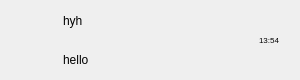
<?xml version="1.0" encoding="UTF-8"?>
<ui version="4.0">
 <class>ChatUserWid</class>
 <widget class="QWidget" name="ChatUserWid">
  <property name="geometry">
   <rect>
    <x>0</x>
    <y>0</y>
    <width>300</width>
    <height>80</height>
   </rect>
  </property>
  <property name="minimumSize">
   <size>
    <width>300</width>
    <height>80</height>
   </size>
  </property>
  <property name="maximumSize">
   <size>
    <width>300</width>
    <height>80</height>
   </size>
  </property>
  <property name="windowTitle">
   <string>Form</string>
  </property>
  <layout class="QHBoxLayout" name="horizontalLayout">
   <property name="spacing">
    <number>5</number>
   </property>
   <property name="leftMargin">
    <number>6</number>
   </property>
   <property name="topMargin">
    <number>2</number>
   </property>
   <property name="rightMargin">
    <number>6</number>
   </property>
   <property name="bottomMargin">
    <number>2</number>
   </property>
   <item>
    <widget class="QWidget" name="icon_wid" native="true">
     <property name="minimumSize">
      <size>
       <width>50</width>
       <height>50</height>
      </size>
     </property>
     <property name="maximumSize">
      <size>
       <width>50</width>
       <height>50</height>
      </size>
     </property>
     <layout class="QHBoxLayout" name="horizontalLayout_2">
      <property name="spacing">
       <number>0</number>
      </property>
      <property name="leftMargin">
       <number>0</number>
      </property>
      <property name="topMargin">
       <number>0</number>
      </property>
      <property name="rightMargin">
       <number>0</number>
      </property>
      <property name="bottomMargin">
       <number>0</number>
      </property>
      <item>
       <widget class="QLabel" name="icon_lb">
        <property name="minimumSize">
         <size>
          <width>45</width>
          <height>45</height>
         </size>
        </property>
        <property name="maximumSize">
         <size>
          <width>45</width>
          <height>45</height>
         </size>
        </property>
        <property name="text">
         <string/>
        </property>
       </widget>
      </item>
     </layout>
    </widget>
   </item>
   <item>
    <widget class="QWidget" name="user_info_wid" native="true">
     <property name="minimumSize">
      <size>
       <width>180</width>
       <height>0</height>
      </size>
     </property>
     <property name="maximumSize">
      <size>
       <width>180</width>
       <height>16777215</height>
      </size>
     </property>
     <layout class="QVBoxLayout" name="verticalLayout">
      <property name="leftMargin">
       <number>2</number>
      </property>
      <property name="topMargin">
       <number>2</number>
      </property>
      <property name="rightMargin">
       <number>2</number>
      </property>
      <property name="bottomMargin">
       <number>2</number>
      </property>
      <item>
       <widget class="QLabel" name="user_name_lb">
        <property name="minimumSize">
         <size>
          <width>176</width>
          <height>0</height>
         </size>
        </property>
        <property name="maximumSize">
         <size>
          <width>176</width>
          <height>16777215</height>
         </size>
        </property>
        <property name="text">
         <string>hyh</string>
        </property>
       </widget>
      </item>
      <item>
       <widget class="QLabel" name="user_chat_lb">
        <property name="minimumSize">
         <size>
          <width>176</width>
          <height>0</height>
         </size>
        </property>
        <property name="maximumSize">
         <size>
          <width>176</width>
          <height>16777215</height>
         </size>
        </property>
        <property name="text">
         <string>hello</string>
        </property>
       </widget>
      </item>
     </layout>
    </widget>
   </item>
   <item>
    <widget class="QWidget" name="time_wid" native="true">
     <property name="minimumSize">
      <size>
       <width>50</width>
       <height>50</height>
      </size>
     </property>
     <property name="maximumSize">
      <size>
       <width>50</width>
       <height>50</height>
      </size>
     </property>
     <layout class="QHBoxLayout" name="horizontalLayout_3">
      <item>
       <widget class="QLabel" name="time_lb">
        <property name="font">
         <font>
          <pointsize>6</pointsize>
         </font>
        </property>
        <property name="text">
         <string>13:54</string>
        </property>
        <property name="scaledContents">
         <bool>true</bool>
        </property>
        <property name="alignment">
         <set>Qt::AlignCenter</set>
        </property>
       </widget>
      </item>
     </layout>
    </widget>
   </item>
  </layout>
 </widget>
 <resources/>
 <connections/>
</ui>
